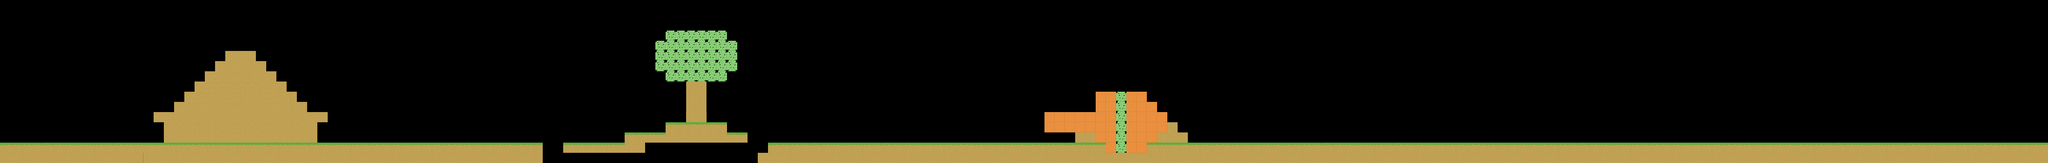

This is a level from a 2D game, rendered from its Tiled map with the project's own tilesets. A one-line summary and the complete map file follow:
An orthogonal 200x16 tile map with 25x25 px tiles, 1 tile layer (Base), 3 tilesets and 1 object.

<map version="1.0" orientation="orthogonal" width="200" height="16" tilewidth="25" tileheight="25">
 <tileset firstgid="1" name="tiles" tilewidth="25" tileheight="25">
  <image source="../images/tiles.png" width="200" height="25" />
 </tileset>
 <tileset firstgid="9" name="Hero" tilewidth="30" tileheight="61">
  <image source="../images/derp_cut.png" width="110" height="200" />
 </tileset>
 <tileset firstgid="18" name="items" tilewidth="25" tileheight="25">
  <image source="../images/items.png" width="250" height="50" />
 </tileset>
 <layer name="Base" width="200" height="16">
  <data encoding="csv">
0,0,0,0,0,0,0,0,0,0,0,0,0,0,0,0,0,0,0,0,0,0,0,0,0,0,0,0,0,0,0,0,0,0,0,0,0,0,0,0,0,0,0,0,0,0,0,0,0,0,0,0,0,0,0,0,0,0,0,0,0,0,0,0,0,0,0,0,0,0,0,0,0,0,0,0,0,0,0,0,0,0,0,0,0,0,0,0,0,0,0,0,0,0,0,0,0,0,0,0,0,0,0,0,0,0,0,0,0,0,0,0,0,0,0,0,0,0,0,0,0,0,0,0,0,0,0,0,0,0,0,0,0,0,0,0,0,0,0,0,0,0,0,0,0,0,0,0,0,0,0,0,0,0,0,0,0,0,0,0,0,0,0,0,0,0,0,0,0,0,0,0,0,0,0,0,0,0,0,0,0,0,0,0,0,0,0,0,0,0,0,0,0,0,0,0,0,0,0,0,
0,0,0,0,0,0,0,0,0,0,0,0,0,0,0,0,0,0,0,0,0,0,0,0,0,0,0,0,0,0,0,0,0,0,0,0,0,0,0,0,0,0,0,0,0,0,0,0,0,0,0,0,0,0,0,0,0,0,0,0,0,0,0,0,0,0,0,0,0,0,0,0,0,0,0,0,0,0,0,0,0,0,0,0,0,0,0,0,0,0,0,0,0,0,0,0,0,0,0,0,0,0,0,0,0,0,0,0,0,0,0,0,0,0,0,0,0,0,0,0,0,0,0,0,0,0,0,0,0,0,0,0,0,0,0,0,0,0,0,0,0,0,0,0,0,0,0,0,0,0,0,0,0,0,0,0,0,0,0,0,0,0,0,0,0,0,0,0,0,0,0,0,0,0,0,0,0,0,0,0,0,0,0,0,0,0,0,0,0,0,0,0,0,0,0,0,0,0,0,0,
0,0,0,0,0,0,0,0,0,0,0,0,0,0,0,0,0,0,0,0,0,0,0,0,0,0,0,0,0,0,0,0,0,0,0,0,0,0,0,0,0,0,0,0,0,0,0,0,0,0,0,0,0,0,0,0,0,0,0,0,0,0,0,0,0,0,0,0,0,0,0,0,0,0,0,0,0,0,0,0,0,0,0,0,0,0,0,0,0,0,0,0,0,0,0,0,0,0,0,0,0,0,0,0,0,0,0,0,0,0,0,0,0,0,0,0,0,0,0,0,0,0,0,0,0,0,0,0,0,0,0,0,0,0,0,0,0,0,0,0,0,0,0,0,0,0,0,0,0,0,0,0,0,0,0,0,0,0,0,0,0,0,0,0,0,0,0,0,0,0,0,0,0,0,0,0,0,0,0,0,0,0,0,0,0,0,0,0,0,0,0,0,0,0,0,0,0,0,0,0,
0,0,0,0,0,0,0,0,0,0,0,0,0,0,0,0,0,0,0,0,0,0,0,0,0,0,0,0,0,0,0,0,0,0,0,0,0,0,0,0,0,0,0,0,0,0,0,0,0,0,0,0,0,0,0,0,0,0,0,0,0,0,0,0,0,8,8,8,8,8,8,0,0,0,0,0,0,0,0,0,0,0,0,0,0,0,0,0,0,0,0,0,0,0,0,0,0,0,0,0,0,0,0,0,0,0,0,0,0,0,0,0,0,0,0,0,0,0,0,0,0,0,0,0,0,0,0,0,0,0,0,0,0,0,0,0,0,0,0,0,0,0,0,0,0,0,0,0,0,0,0,0,0,0,0,0,0,0,0,0,0,0,0,0,0,0,0,0,0,0,0,0,0,0,0,0,0,0,0,0,0,0,0,0,0,0,0,0,0,0,0,0,0,0,0,0,0,0,0,0,
0,0,0,0,0,0,0,0,0,0,0,0,0,0,0,0,0,0,0,0,0,0,0,0,0,0,0,0,0,0,0,0,0,0,0,0,0,0,0,0,0,0,0,0,0,0,0,0,0,0,0,0,0,0,0,0,0,0,0,0,0,0,0,0,8,8,8,8,8,8,8,8,0,0,0,0,0,0,0,0,0,0,0,0,0,0,0,0,0,0,0,0,0,0,0,0,0,0,0,0,0,0,0,0,0,0,0,0,0,0,0,0,0,0,0,0,0,0,0,0,0,0,0,0,0,0,0,0,0,0,0,0,0,0,0,0,0,0,0,0,0,0,0,0,0,0,0,0,0,0,0,0,0,0,0,0,0,0,0,0,0,0,0,0,0,0,0,0,0,0,0,0,0,0,0,0,0,0,0,0,0,0,0,0,0,0,0,0,0,0,0,0,0,0,0,0,0,0,0,0,
0,0,0,0,0,0,0,0,0,0,0,0,0,0,0,0,0,0,0,0,0,0,1,1,3,0,0,0,0,0,0,0,0,0,0,0,0,0,0,0,0,0,0,0,0,0,0,0,0,0,0,0,0,0,0,0,0,0,0,0,0,0,0,0,8,8,8,8,8,8,8,8,0,0,0,0,0,0,0,0,0,0,0,0,0,0,0,0,0,0,0,0,0,0,0,0,0,0,0,0,0,0,0,0,0,0,0,0,0,0,0,0,0,0,0,0,0,0,0,0,0,0,0,0,0,0,0,0,0,0,0,0,0,0,0,0,0,0,0,0,0,0,0,0,0,0,0,0,0,0,0,0,0,0,0,0,0,0,0,0,0,0,0,0,0,0,0,0,0,0,0,0,0,0,0,0,0,0,0,0,0,0,0,0,0,0,0,0,0,0,0,0,0,0,0,0,0,0,0,0,
0,0,0,0,0,0,0,0,0,0,0,0,0,0,0,0,0,0,0,0,0,1,1,1,1,1,0,0,0,0,0,0,0,0,0,0,0,0,0,0,0,0,0,0,0,0,0,0,0,0,0,0,0,0,0,0,0,0,0,0,0,0,0,0,8,8,8,8,8,8,8,8,0,0,0,0,0,0,0,0,0,0,0,0,0,0,0,0,0,0,0,0,0,0,0,0,0,0,0,0,0,0,0,0,0,0,0,0,0,0,0,0,0,0,0,0,0,0,0,0,0,0,0,0,0,0,0,0,0,0,0,0,0,0,0,0,0,0,0,0,0,0,0,0,0,0,0,0,0,0,0,0,0,0,0,0,0,0,0,0,0,0,0,0,0,0,0,0,0,0,0,0,0,0,0,0,0,0,0,0,0,0,0,0,0,0,0,0,0,0,0,0,0,0,0,0,0,0,0,0,
0,0,0,0,0,0,0,0,0,0,0,0,0,0,0,0,0,0,0,0,1,1,1,1,1,1,3,0,0,0,0,0,0,0,0,0,0,0,0,0,0,0,0,0,0,0,0,0,0,0,0,0,0,0,0,0,0,0,0,0,0,0,0,0,0,8,8,8,8,8,8,0,0,0,0,0,0,0,0,0,0,0,0,0,0,0,0,0,0,0,0,0,0,0,0,0,0,0,0,0,0,0,0,0,0,0,0,0,0,0,0,0,0,0,0,0,0,0,0,0,0,0,0,0,0,0,0,0,0,0,0,0,0,0,0,0,0,0,0,0,0,0,0,0,0,0,0,0,0,0,0,0,0,0,0,0,0,0,0,0,0,0,0,0,0,0,0,0,0,0,0,0,0,0,0,0,0,0,0,0,0,0,0,0,0,0,0,0,0,0,0,0,0,0,0,0,0,0,0,0,
0,0,0,0,0,0,0,0,0,0,0,0,0,0,0,0,0,0,0,1,1,1,1,1,1,1,1,3,0,0,0,0,0,0,0,0,0,0,0,0,0,0,0,0,0,0,0,0,0,0,0,0,0,0,0,0,0,0,0,0,0,0,0,0,0,0,0,4,3,0,0,0,0,0,0,0,0,0,0,0,0,0,0,0,0,0,0,0,0,0,0,0,0,0,0,0,0,0,0,0,0,0,0,0,0,0,0,0,0,0,0,0,0,0,0,0,0,0,0,0,0,0,0,0,0,0,0,0,0,0,0,0,0,0,0,0,0,0,0,0,0,0,0,0,0,0,0,0,0,0,0,0,0,0,0,0,0,0,0,0,0,0,0,0,0,0,0,0,0,0,0,0,0,0,0,0,0,0,0,0,0,0,0,0,0,0,0,0,0,0,0,0,0,0,0,0,0,0,0,0,
0,0,0,0,0,0,0,0,0,0,0,0,0,0,0,0,0,0,1,1,1,1,1,1,1,1,1,1,3,0,0,0,0,0,0,0,0,0,0,0,0,0,0,0,0,0,0,0,0,0,0,0,0,0,0,0,0,0,0,0,0,0,0,0,0,0,0,4,3,0,0,0,0,0,0,0,0,0,0,0,0,0,0,0,0,0,0,0,0,0,0,0,0,0,0,0,0,0,0,0,0,0,0,0,0,0,0,7,7,8,7,7,0,0,0,0,0,0,0,0,0,0,0,0,0,0,0,0,0,0,0,0,0,0,0,0,0,0,0,0,0,0,0,0,0,0,0,0,0,0,0,0,0,0,0,0,0,0,0,0,0,0,0,0,0,0,0,0,0,0,0,0,0,0,0,0,0,0,0,0,0,0,0,0,0,0,0,0,0,0,0,0,0,0,0,0,0,0,0,0,
0,0,0,0,0,0,0,0,0,0,0,0,0,0,0,0,0,1,1,1,1,1,1,1,1,1,1,1,1,3,0,0,0,0,0,0,0,0,0,0,0,0,0,0,0,0,0,0,0,0,0,0,0,0,0,0,0,0,0,0,0,0,0,0,0,0,0,4,3,0,0,0,0,0,0,0,0,0,0,0,0,0,0,0,0,0,0,0,0,0,0,0,0,0,0,0,0,0,0,0,0,0,0,0,0,0,0,7,7,8,7,7,7,0,0,0,0,0,0,0,0,0,0,0,0,0,0,0,0,0,0,0,0,0,0,0,0,0,0,0,0,0,0,0,0,0,0,0,0,0,0,0,0,0,0,0,0,0,0,0,0,0,0,0,0,0,0,0,0,0,0,0,0,0,0,0,0,0,0,0,0,0,0,0,0,0,0,0,0,0,0,0,0,0,0,0,0,0,0,0,
0,0,0,0,0,0,0,0,0,0,0,0,0,0,0,1,1,1,1,1,1,1,1,1,1,1,1,1,1,1,1,1,0,0,0,0,0,0,0,0,0,0,0,0,0,0,0,0,0,0,0,0,0,0,0,0,0,0,0,0,0,0,0,0,0,0,0,1,1,0,0,0,0,0,0,0,0,0,0,0,0,0,0,0,0,0,0,0,0,0,0,0,0,0,0,0,0,0,0,0,0,0,7,7,7,7,7,7,7,8,7,7,7,7,0,0,0,0,0,0,0,0,0,0,0,0,0,0,0,0,0,0,0,0,0,0,0,0,0,0,0,0,0,0,0,0,0,0,0,0,0,0,0,0,0,0,0,0,0,0,0,0,0,0,0,0,0,0,0,0,0,0,0,0,0,0,0,0,0,0,0,0,0,0,0,0,0,0,0,0,0,0,0,0,0,0,0,0,0,0,
0,0,0,0,0,0,0,0,0,0,0,0,0,0,0,0,1,1,1,1,1,1,1,1,1,1,1,1,1,1,3,0,0,0,0,0,0,0,0,0,0,0,0,0,0,0,0,0,0,0,0,0,0,0,0,0,0,0,0,0,0,0,0,0,0,2,2,2,2,2,2,0,0,0,0,0,0,0,0,0,0,0,0,0,0,0,0,0,0,0,0,0,0,0,0,0,0,0,0,0,0,0,7,7,7,7,7,7,7,8,7,7,7,7,1,0,0,0,0,0,0,0,0,0,0,0,0,0,0,0,0,0,0,0,0,0,0,0,0,0,0,0,0,0,0,0,0,0,0,0,0,0,0,0,0,0,0,0,0,0,0,0,0,0,0,0,0,0,0,0,0,0,0,0,0,0,0,0,0,0,0,0,0,0,0,0,0,0,0,0,0,0,0,0,0,0,0,0,0,0,
0,0,0,0,0,0,0,0,0,0,0,0,0,0,0,0,1,1,1,1,1,1,1,1,1,1,1,1,1,1,3,0,0,0,0,0,0,0,0,0,0,0,0,0,0,0,0,0,0,0,0,0,0,0,0,0,0,0,0,0,0,2,2,2,2,1,1,1,1,1,1,2,2,0,0,0,0,0,0,0,0,0,0,0,0,0,0,0,0,0,0,0,0,0,0,0,0,0,0,0,0,0,0,0,0,1,1,7,7,8,7,7,7,1,1,1,0,0,0,0,0,0,0,0,0,0,0,0,0,0,0,0,0,0,0,0,0,0,0,0,0,0,0,0,0,0,0,0,0,0,0,0,0,0,0,0,0,0,0,0,0,0,0,0,0,0,0,0,0,0,0,0,0,0,0,0,0,0,0,0,0,0,0,0,0,0,0,0,0,0,0,0,0,0,0,0,0,0,0,0,
2,2,2,2,2,2,2,2,2,2,2,2,2,2,2,2,2,2,2,2,2,2,2,2,2,2,2,2,2,2,2,2,2,2,2,2,2,2,2,2,2,2,2,2,2,2,2,2,2,2,2,2,2,0,0,2,2,2,2,2,2,1,1,0,0,0,0,0,0,0,0,0,0,0,0,2,2,2,2,2,2,2,2,2,2,2,2,2,2,2,2,2,2,2,2,2,2,2,2,2,2,2,2,2,2,2,2,2,7,8,7,7,2,2,2,2,2,2,2,2,2,2,2,2,2,2,2,2,2,2,2,2,2,2,2,2,2,2,2,2,2,2,2,2,2,2,2,2,2,2,2,2,2,2,2,2,2,2,2,2,2,2,2,2,2,2,2,2,2,2,2,2,2,2,2,2,2,2,2,2,2,2,2,2,2,2,2,2,2,2,2,2,2,2,2,2,2,2,2,2,
1,1,1,1,1,1,1,1,1,1,1,1,1,3,1,1,1,1,1,1,1,1,1,1,1,1,1,1,1,1,1,1,1,1,1,1,1,1,1,1,1,1,1,1,1,1,1,1,1,1,1,1,1,0,0,0,0,0,0,0,0,0,0,0,0,0,0,0,0,0,0,0,0,0,1,1,1,1,1,1,1,1,1,1,1,1,1,1,1,1,1,1,1,1,1,1,1,1,1,1,1,1,1,1,1,1,1,1,1,1,1,1,1,1,1,1,1,1,1,1,1,1,1,1,1,1,1,1,1,1,1,1,1,1,1,1,1,1,1,1,1,1,1,1,1,1,1,1,1,1,1,1,1,1,1,1,1,1,1,1,1,1,1,1,1,1,1,1,1,1,1,1,1,1,1,1,1,1,1,1,1,1,1,1,1,1,1,1,1,1,1,1,1,1,1,1,1,1,1,1
</data>
 </layer>
 <objectgroup color="#5e3ea4" name="Hero" width="200" height="16">
  <object gid="9" x="79" y="41" />
 </objectgroup>
 <objectgroup name="Items" width="200" height="16" />
</map>
